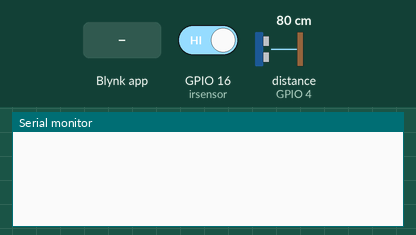
The sketch below on a simulated ESP8266 (NodeMCU). Parts: the last lines printed to the serial monitor. The test bench sets the inputs (shaded band); at power-on: GPIO 16 (irsensor) HIGH, distance to the obstacle (sensor on GPIO 4) 80 cm. The echo pulse lasts 58.3 µs per cm; WiFi joins after 1.5 s; servers stay silent unless stated.

Above: at 3.0 s.
3.1 s: GPIO 16 (irsensor) driven LOW
At 6.0 s:
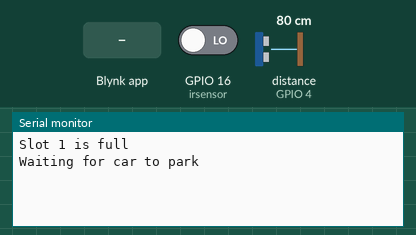
6.6 s: Blynk app writes 1 to V1
At 10.3 s:
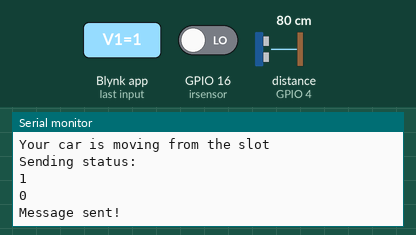
10.6 s: GPIO 16 (irsensor) driven HIGH
At 15.3 s:
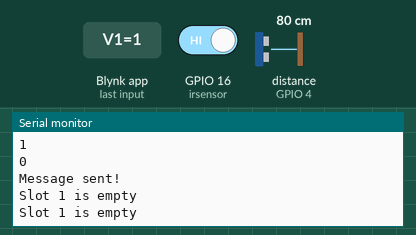
15.6 s: GPIO 16 (irsensor) driven LOW
At 17.8 s:
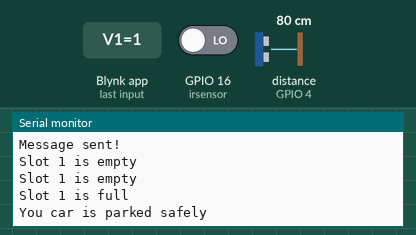

The sketch:

slot1_ir_us.ino
```cpp
// Libraries
#include <ESP8266WiFi.h>
#include <BlynkSimpleEsp8266.h>
#include <EMailSender.h>
#include <ThingSpeak.h>;

//Pins
const int trigPin = 5;  //D1
const int echoPin = 4;  //D2
const int irsensor = 16; //D0

BlynkTimer timer;

// defines variables
long duration;
int distance;
int dist = 2;
int button_state = 0;
String email = "dummy@gmail.com";

const char* apiWritekey = "9OQ23QSE0BKSS0O1";
const char* server = "api.thingspeak.com";
unsigned long channelnumber = 1603600;

char auth[] = "CkCUbUP7vTkv0oBLXVOcafs9yKijDzsi";
char ssid[ ] = "samsungA50";
char pass[ ] = "tanmay123";
WiFiClient client;
EMailSender emailSend("secureparking053iot@gmail.com","tanmay053");

void ir(){
  int state = digitalRead(irsensor);
  if(state == LOW){
    ThingSpeak.writeField(channelnumber, 1, state , apiWritekey);
    Serial.println("Slot 1 is full");
    ultra_sonic();
  }
  else {
    ThingSpeak.writeField(channelnumber, 1, state , apiWritekey);
    Serial.println("Slot 1 is empty");
  }
}

BLYNK_WRITE(V1){
  button_state = param.asInt(); //get the button state from blynk app
}

BLYNK_WRITE(V3){
  email = param.asStr();
}

void ultra_sonic(){
  if(button_state == 1){

  // Clears the trigPin
    digitalWrite(trigPin, LOW);
    delayMicroseconds(2);

    // Sets the trigPin on HIGH state for 10 micro seconds
    digitalWrite(trigPin, HIGH);
    delayMicroseconds(10);
    digitalWrite(trigPin, LOW);

    // Reads the echoPin, returns the sound wave travel time in microseconds
    long duration = pulseIn(echoPin, HIGH);

    // Calculating the distance
    int distance= duration*0.034/2;

    if(dist > distance+2 || dist < distance-2){
      Serial.println("Your car is moving from the slot");
      send_email();
      delay(1000);
    }
    else{
      Serial.println("You car is parked safely");
    }
    dist = distance;
    delay(3000);
  }
  else{
    Serial.println("Waiting for car to park");
  }
}


void send_email(){
    EMailSender::EMailMessage message;
    message.subject = "Security Alert";
    message.message = "You vehicle in moving from the slot. Please contact the secuirty gaurd if you are not in the vehicle";

    EMailSender::Response resp = emailSend.send(email.c_str(), message);

    Serial.println("Sending status: ");

    Serial.println(resp.status);
    Serial.println(resp.code);
    Serial.println(resp.desc);
}

void setup() {
pinMode(trigPin, OUTPUT); // Sets the trigPin as an Output
pinMode(echoPin, INPUT); // Sets the echoPin as an Input
pinMode(irsensor, INPUT); //IR sensor input
Serial.begin(9600); // Starts the serial communication
Blynk.begin(auth, ssid, pass);
ThingSpeak.begin(client);
timer.setInterval(3000L, ir);
}

void loop() {
  Blynk.run();
  timer.run();
}
```

Measured:
- after the input at 3.1 s, the serial monitor: prints a new line after 2.0 s (image 1)
- after the input at 6.6 s, the serial monitor: prints a new line after 1.5 s (image 2)
- after the input at 10.6 s, the serial monitor: prints a new line after 2.8 s (image 3)
- after the input at 15.6 s, the serial monitor: prints a new line after 1.5 s (image 4)
